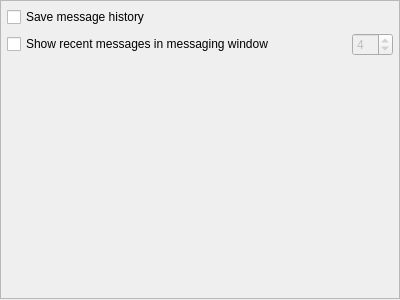
<ui version="4.0" >
 <class>HistorySettingsClass</class>
 <widget class="QWidget" name="HistorySettingsClass" >
  <property name="geometry" >
   <rect>
    <x>0</x>
    <y>0</y>
    <width>400</width>
    <height>300</height>
   </rect>
  </property>
  <property name="windowTitle" >
   <string>HistorySettings</string>
  </property>
  <layout class="QGridLayout" name="gridLayout" >
   <property name="leftMargin" >
    <number>0</number>
   </property>
   <property name="topMargin" >
    <number>0</number>
   </property>
   <property name="rightMargin" >
    <number>0</number>
   </property>
   <property name="bottomMargin" >
    <number>1</number>
   </property>
   <item row="0" column="0" >
    <widget class="QFrame" name="frame" >
     <property name="frameShape" >
      <enum>QFrame::StyledPanel</enum>
     </property>
     <property name="frameShadow" >
      <enum>QFrame::Raised</enum>
     </property>
     <layout class="QGridLayout" name="gridLayout_2" >
      <property name="margin" >
       <number>6</number>
      </property>
      <item row="0" column="0" >
       <layout class="QVBoxLayout" name="verticalLayout" >
        <item>
         <widget class="QCheckBox" name="saveHistoryBox" >
          <property name="text" >
           <string>Save message history</string>
          </property>
         </widget>
        </item>
        <item>
         <layout class="QHBoxLayout" >
          <item>
           <widget class="QCheckBox" name="recentBox" >
            <property name="text" >
             <string>Show recent messages in messaging window</string>
            </property>
           </widget>
          </item>
          <item>
           <widget class="QSpinBox" name="messagesCountBox" >
            <property name="enabled" >
             <bool>false</bool>
            </property>
            <property name="sizePolicy" >
             <sizepolicy vsizetype="Fixed" hsizetype="Fixed" >
              <horstretch>0</horstretch>
              <verstretch>0</verstretch>
             </sizepolicy>
            </property>
            <property name="minimum" >
             <number>1</number>
            </property>
            <property name="maximum" >
             <number>40</number>
            </property>
            <property name="value" >
             <number>4</number>
            </property>
           </widget>
          </item>
         </layout>
        </item>
        <item>
         <spacer name="verticalSpacer" >
          <property name="orientation" >
           <enum>Qt::Vertical</enum>
          </property>
          <property name="sizeHint" stdset="0" >
           <size>
            <width>20</width>
            <height>40</height>
           </size>
          </property>
         </spacer>
        </item>
       </layout>
      </item>
     </layout>
    </widget>
   </item>
  </layout>
 </widget>
 <layoutdefault spacing="6" margin="11" />
 <resources/>
 <connections>
  <connection>
   <sender>recentBox</sender>
   <signal>toggled(bool)</signal>
   <receiver>messagesCountBox</receiver>
   <slot>setEnabled(bool)</slot>
   <hints>
    <hint type="sourcelabel" >
     <x>211</x>
     <y>48</y>
    </hint>
    <hint type="destinationlabel" >
     <x>377</x>
     <y>52</y>
    </hint>
   </hints>
  </connection>
 </connections>
</ui>
